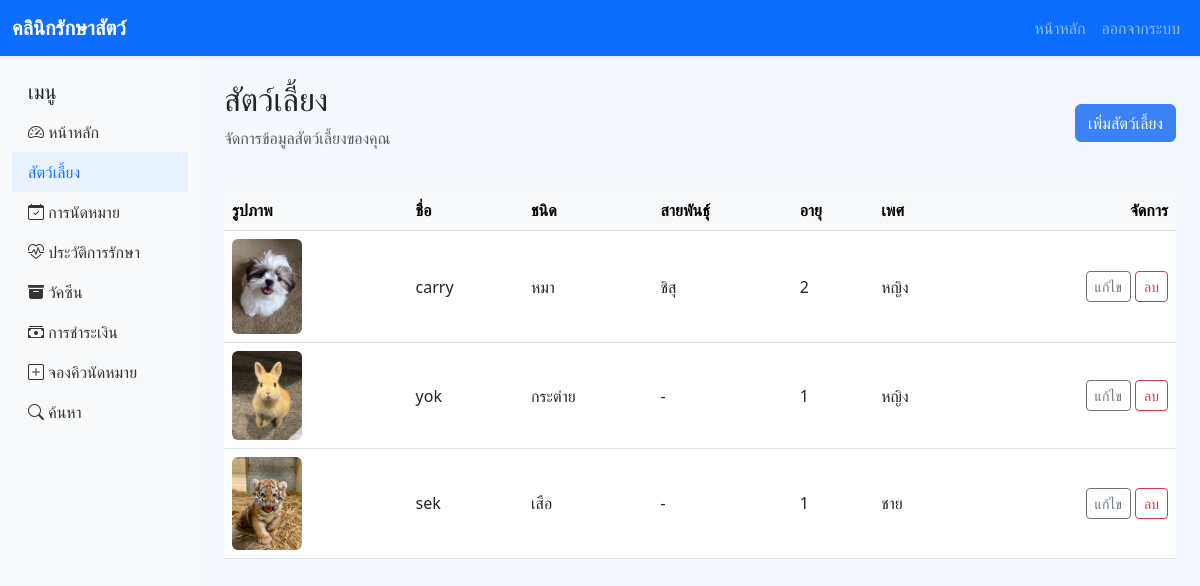
The page /pets (signed in) on the database its author committed.
### models/pet.py (models this page shows)
class Pet(db.Model):
    __tablename__ = 'pets'
    id = db.Column(db.Integer, primary_key=True)
    owner_id = db.Column(db.Integer, db.ForeignKey('users.id'), nullable=False)
    pet_name = db.Column(db.String(120), nullable=False)
    species = db.Column(db.String(80), nullable=False)
    breed = db.Column(db.String(100), nullable=True)
    age = db.Column(db.Integer, nullable=True)
    gender = db.Column(db.String(20), nullable=True)
    weight = db.Column(db.Float, nullable=True)
    image = db.Column(db.String(200), nullable=True)
    appointments = db.relationship('Appointment', backref='pet', lazy=True)
    vaccines = db.relationship('Vaccine', backref='pet', lazy=True)

### routes/user.py (the view)
@user_bp.route('/pets')
@login_required
def pets():
    pets = Pet.query.filter_by(owner_id=current_user.id).all()
    return render_template('pets.html', pets=pets)

### models/user.py (called while the page is built)
    def is_admin(self):
        return self.role == 'admin'

### templates/pets.html (shortened to what this page needs)
{% extends 'base.html' %}
{% block content %}
<div class="d-flex justify-content-between align-items-center mb-4">
    <div>
        <h2>สัตว์เลี้ยง</h2>
        <p class="text-muted">จัดการข้อมูลสัตว์เลี้ยงของคุณ</p>
    </div>
    <a href="{{ url_for('user.add_pet') }}" class="btn btn-primary">เพิ่มสัตว์เลี้ยง</a>
</div>
<div class="table-responsive">
    <table class="table table-hover align-middle">
        <thead class="table-light">
            <tr>
                <th>รูปภาพ</th>
                <th>ชื่อ</th>
                <th>ชนิด</th>
                <th>สายพันธุ์</th>
                <th>อายุ</th>
                <th>เพศ</th>
                <th class="text-end">จัดการ</th>
            </tr>
        </thead>
        <tbody>
            {% for pet in pets %}
            <tr>
                <td><img src="{{ url_for('static', filename='uploads/' ~ pet.image) if pet.image else 'https://via.placeholder.com/70?text=Pet' }}" alt="{{ pet.pet_name }}" width="70" class="rounded"></td>
                <td>{{ pet.pet_name }}</td>
                <td>{{ pet.species }}</td>
                <td>{{ pet.breed }}</td>
                <td>{{ pet.age or '-' }}</td>
                <td>{{ pet.gender or '-' }}</td>
                <td class="text-end">
                    <a href="{{ url_for('user.edit_pet', pet_id=pet.id) }}" class="btn btn-sm btn-outline-secondary">แก้ไข</a>
                    <a href="{{ url_for('user.delete_pet', pet_id=pet.id) }}" class="btn btn-sm btn-outline-danger">ลบ</a>
                </td>
            </tr>
            {% else %}
            <tr><td colspan="7" class="text-center">ไม่มีข้อมูลสัตว์เลี้ยง</td></tr>
            {% endfor %}
        </tbody>
    </table>
</div>
{% endblock %}

### templates/base.html (shortened to what this page needs)
<!DOCTYPE html>
<html lang="en">
<head>
    <link href="https://cdn.jsdelivr.net/npm/bootstrap@5.3.0/dist/css/bootstrap.min.css" rel="stylesheet">
    <link href="https://cdnjs.cloudflare.com/ajax/libs/bootstrap-icons/1.10.5/font/bootstrap-icons.min.css" rel="stylesheet">
    <link rel="stylesheet" href="{{ url_for('static', filename='css/style.css') }}">
</head>
<body>
<nav class="navbar navbar-expand-lg navbar-dark bg-primary shadow-sm">
    <div class="container-fluid">
        <a class="navbar-brand" href="{{ url_for('auth.home') }}">คลินิกรักษาสัตว์</a>
        <div class="collapse navbar-collapse" id="navbarNav">
            <ul class="navbar-nav ms-auto">
                {% if current_user.is_authenticated %}
                    <li class="nav-item"><a class="nav-link" href="{{ url_for('user.dashboard') }}">หน้าหลัก</a></li>
                    <li class="nav-item"><a class="nav-link" href="{{ url_for('auth.logout') }}">ออกจากระบบ</a></li>
                {% else %}
                    <li class="nav-item"><a class="nav-link" href="{{ url_for('auth.login') }}">เข้าสู่ระบบ</a></li>
                    <li class="nav-item"><a class="nav-link" href="{{ url_for('auth.register') }}">สมัครสมาชิก</a></li>
                {% endif %}
            </ul>
        </div>
    </div>
</nav>
<div class="container-fluid">
    <div class="row">
        {% if current_user.is_authenticated %}
        <div class="col-lg-2 d-none d-lg-block bg-light sidebar py-4">
            <div class="sidebar-sticky">
                <h5 class="px-3">เมนู</h5>
                <ul class="nav flex-column">
                    <li class="nav-item"><a class="nav-link" href="{{ url_for('user.dashboard') }}"><i class="bi bi-speedometer2"></i> หน้าหลัก</a></li>
                    <li class="nav-item"><a class="nav-link" href="{{ url_for('user.pets') }}"> สัตว์เลี้ยง</a></li>
                    <li class="nav-item"><a class="nav-link" href="{{ url_for('user.appointments') }}"><i class="bi bi-calendar-check"></i> การนัดหมาย</a></li>
                    <li class="nav-item"><a class="nav-link" href="{{ url_for('user.treatments') }}"><i class="bi bi-heart-pulse"></i> ประวัติการรักษา</a></li>
                    <li class="nav-item"><a class="nav-link" href="{{ url_for('user.vaccines') }}"><i class="bi bi-archive-fill"></i> วัคซีน</a></li>
                    <li class="nav-item"><a class="nav-link" href="{{ url_for('user.payments') }}"><i class="bi bi-cash-stack"></i> การชำระเงิน</a></li>
                    <li class="nav-item"><a class="nav-link" href="{{ url_for('appointment.book_appointment') }}"><i class="bi bi-plus-square"></i> จองคิวนัดหมาย</a></li>
                    <li class="nav-item"><a class="nav-link" href="{{ url_for('appointment.search') }}"><i class="bi bi-search"></i> ค้นหา</a></li>
                </ul>
            </div>
        </div>
        {% endif %}
        <main class="{% if current_user.is_authenticated %}col-lg-10 ms-sm-auto px-4 py-4{% else %}col-12 px-4 py-4{% endif %}">
            {% block content %}{% endblock %}
        </main>
    </div>
</div>
</body>
</html>

### static/css/style.css (style rules this page uses)
body { background: #f4f7fb; min-height: 100vh; }
.sidebar { min-height: calc(100vh - 56px); }
.sidebar .nav-link { color: #333; }
.sidebar .nav-link.active, .sidebar .nav-link:hover { background: #e9f2ff; color: #0d6efd; }
.table td, .table th { vertical-align: middle; }
.btn-primary { background: #3b82f6; border-color: #3b82f6; }
.navbar-brand { font-weight: 700; }

### rows shown on the page
Pet: image (picture), pet_name "carry", species "หมา", breed "ชิสุ", age "2", gender "หญิง"
Pet: image (picture), pet_name "yok", species "กระต่าย", breed "-", age "1", gender "หญิง"
Pet: image (picture), pet_name "sek", species "เสือ", breed "-", age "1", gender "ชาย"
